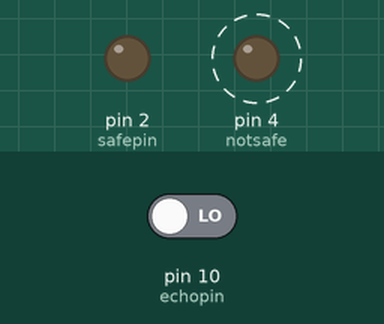
Bench run of a sketch on a simulated Arduino Uno, built with avr-gcc and run on an emulated ATmega328P. Shown: output pins drawn as LEDs (lit = HIGH). Dashed ring = blinking. The inputs (shaded band) are chosen by the test bench; at power-on: pin 10 (echopin) LOW. Pins used as bus, display or sensor lines are not drawn; what the sketch prints to the serial monitor is not drawn.

Above: at 0.5 s.
Timing chart, 0 to 4.6 s (numbered marks = the images above):
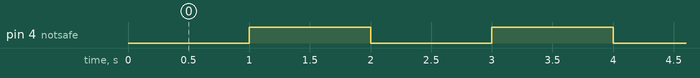

Measured:
- by itself, pin 4 (notsafe): alternates HIGH for 1.0 s and LOW for 1.0 s

The sketch:

postureGuard.ino
```cpp
#define trigpin 7
#define echopin 10
#define safepin 2
#define notsafe 4
float duration,distance;
float safedistance=0;
void setup() {
Serial.begin(9600);  // put your setup code here, to run once:
pinMode(trigpin,OUTPUT);
pinMode(echopin,INPUT);
pinMode(safepin,OUTPUT);
pinMode(notsafe,OUTPUT);
}

void loop() {
  digitalWrite(safepin,LOW);
  digitalWrite(notsafe,LOW);
 digitalWrite(trigpin,LOW);
 delayMicroseconds(2);// put your main code here, to run repeatedly:
 digitalWrite(trigpin,HIGH);
 delayMicroseconds(2);

 duration =pulseIn(echopin,HIGH);

 distance =(duration/2)*0.0343;

 Serial.print("Distance =   ");
// Serial.print(distance);

if(distance >=50 && distance <=100){
  digitalWrite(safepin,HIGH);
  digitalWrite(notsafe,LOW);
  Serial.print(distance);
  }else{
    digitalWrite(safepin,LOW);
    digitalWrite(notsafe,HIGH);
    Serial.print("not safe maintain atleast 50 and atmost 100 cm ");
    }

 Serial.print("\n ");
 delay(1000);
}
```
